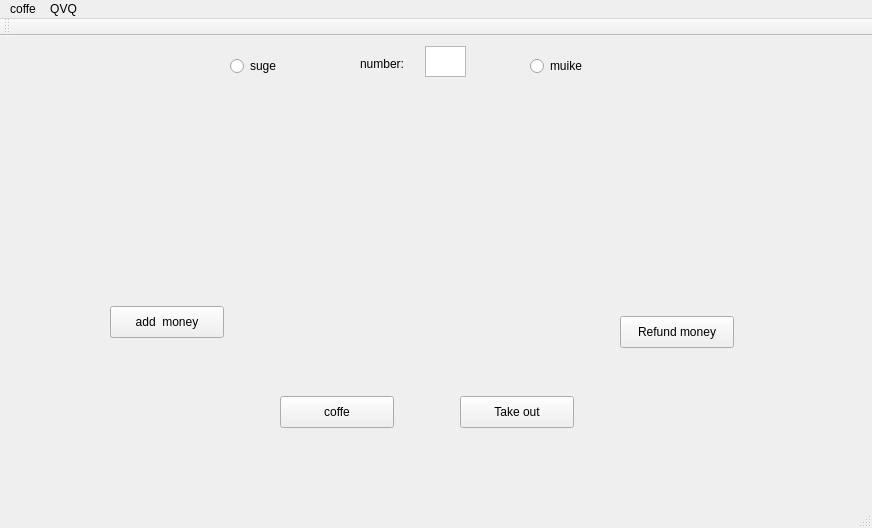
<?xml version="1.0" encoding="UTF-8"?>
<ui version="4.0">
 <class>MainWindow</class>
 <widget class="QMainWindow" name="MainWindow">
  <property name="geometry">
   <rect>
    <x>0</x>
    <y>0</y>
    <width>872</width>
    <height>528</height>
   </rect>
  </property>
  <property name="windowTitle">
   <string>MainWindow</string>
  </property>
  <widget class="QWidget" name="centralWidget">
   <widget class="QTextBrowser" name="textBrowser">
    <property name="geometry">
     <rect>
      <x>425</x>
      <y>10</y>
      <width>41</width>
      <height>31</height>
     </rect>
    </property>
   </widget>
   <widget class="QPushButton" name="pushButton">
    <property name="geometry">
     <rect>
      <x>280</x>
      <y>360</y>
      <width>114</width>
      <height>32</height>
     </rect>
    </property>
    <property name="text">
     <string>coffe</string>
    </property>
   </widget>
   <widget class="QPushButton" name="pushButton_2">
    <property name="geometry">
     <rect>
      <x>460</x>
      <y>360</y>
      <width>114</width>
      <height>32</height>
     </rect>
    </property>
    <property name="text">
     <string>Take out</string>
    </property>
   </widget>
   <widget class="QRadioButton" name="radioButton">
    <property name="geometry">
     <rect>
      <x>530</x>
      <y>20</y>
      <width>102</width>
      <height>20</height>
     </rect>
    </property>
    <property name="text">
     <string>muike</string>
    </property>
   </widget>
   <widget class="QRadioButton" name="radioButton_2">
    <property name="geometry">
     <rect>
      <x>230</x>
      <y>20</y>
      <width>102</width>
      <height>20</height>
     </rect>
    </property>
    <property name="text">
     <string>suge</string>
    </property>
   </widget>
   <widget class="QPushButton" name="pushButton_3">
    <property name="geometry">
     <rect>
      <x>110</x>
      <y>270</y>
      <width>114</width>
      <height>32</height>
     </rect>
    </property>
    <property name="text">
     <string>add  money</string>
    </property>
   </widget>
   <widget class="QPushButton" name="pushButton_4">
    <property name="geometry">
     <rect>
      <x>620</x>
      <y>280</y>
      <width>114</width>
      <height>32</height>
     </rect>
    </property>
    <property name="text">
     <string>Refund money</string>
    </property>
   </widget>
   <widget class="QLabel" name="label">
    <property name="geometry">
     <rect>
      <x>360</x>
      <y>20</y>
      <width>62</width>
      <height>16</height>
     </rect>
    </property>
    <property name="text">
     <string>number:</string>
    </property>
   </widget>
  </widget>
  <widget class="QMenuBar" name="menuBar">
   <property name="geometry">
    <rect>
     <x>0</x>
     <y>0</y>
     <width>872</width>
     <height>22</height>
    </rect>
   </property>
   <widget class="QMenu" name="menuCoffe">
    <property name="title">
     <string>coffe</string>
    </property>
   </widget>
   <widget class="QMenu" name="menuQVQ">
    <property name="title">
     <string>QVQ</string>
    </property>
   </widget>
   <addaction name="menuCoffe"/>
   <addaction name="menuQVQ"/>
  </widget>
  <widget class="QToolBar" name="mainToolBar">
   <attribute name="toolBarArea">
    <enum>TopToolBarArea</enum>
   </attribute>
   <attribute name="toolBarBreak">
    <bool>false</bool>
   </attribute>
  </widget>
  <widget class="QStatusBar" name="statusBar"/>
 </widget>
 <layoutdefault spacing="6" margin="11"/>
 <resources/>
 <connections/>
</ui>
